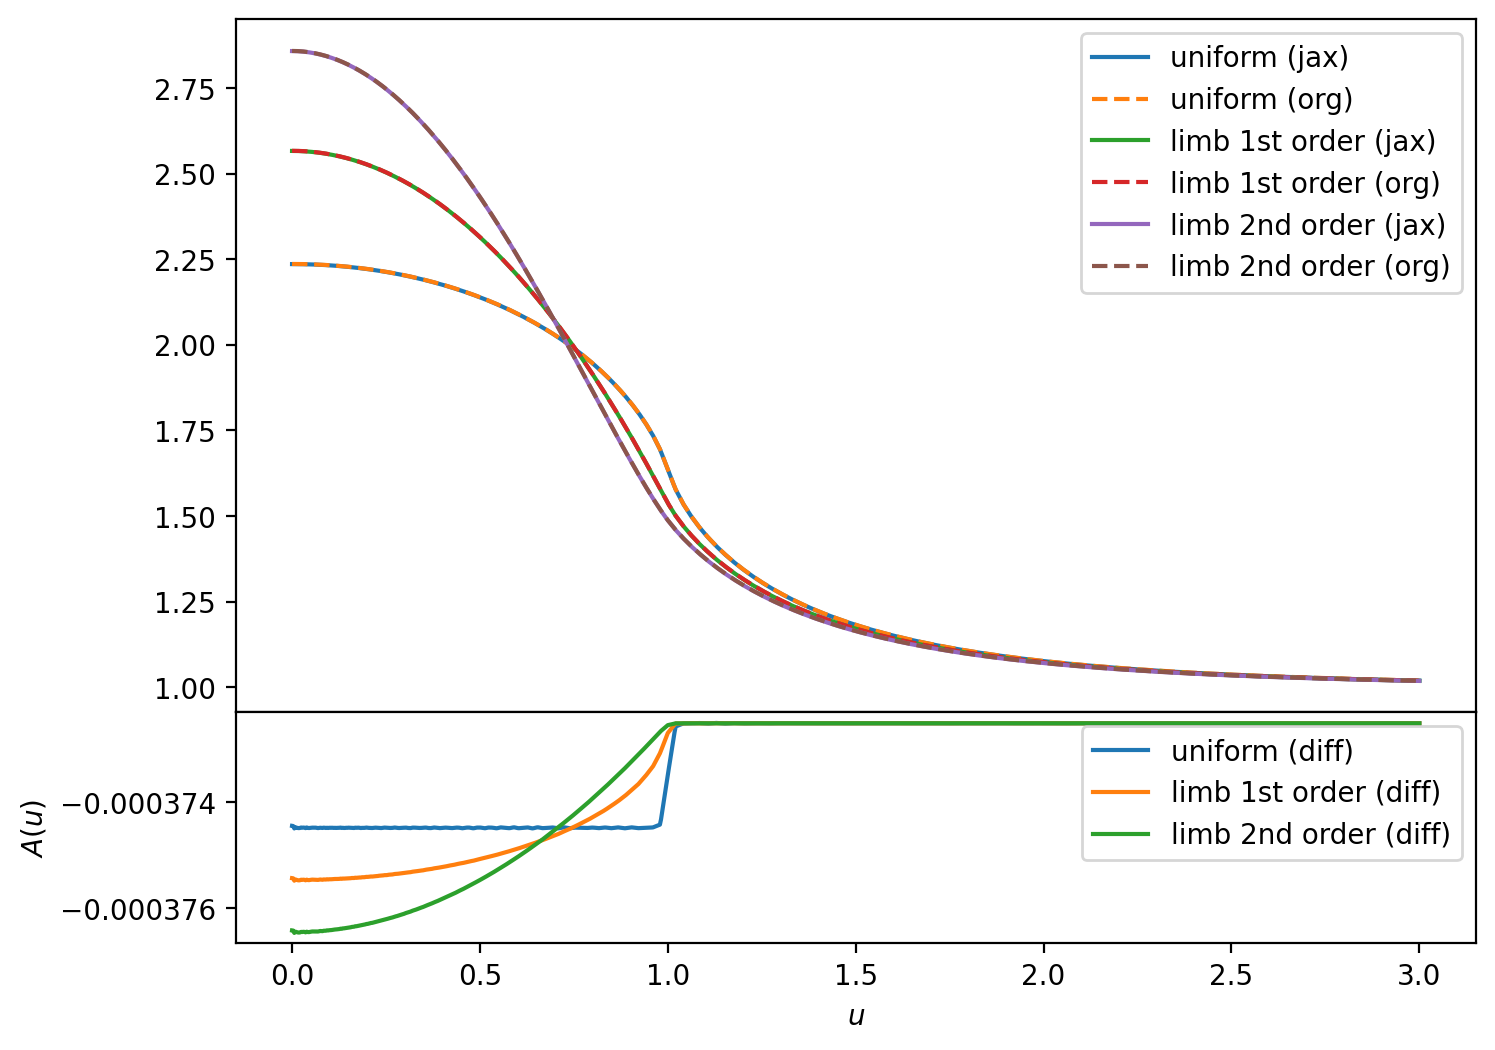

Generate this figure with Python:
import numpy as np
import jax.numpy as jnp
import matplotlib.pyplot as plt
import jax
from microjax.fastlens.mag_fft_jax import magnification_disk, magnification_limb1,magnification_limb2
from microjax.fastlens.special import ellipk, ellipe
jax.config.update("jax_enable_x64", True)
from microjax.fastlens.mag_fft import magnification_disk as magnification_disk_org 
from microjax.fastlens.mag_fft import magnification_limb as magnification_limb_org 

mag_disk = magnification_disk()
mag_limb1= magnification_limb1()
mag_limb2= magnification_limb2()

mag_disk_org = magnification_disk_org()
mag_limb1_org = magnification_limb_org(1)
mag_limb2_org = magnification_limb_org(2)

rho = 1.0
u = jnp.linspace(1e-4, 3.0 ,1000)
a_disk = mag_disk.A(u, rho)
a_limb1 = mag_limb1.A(u, rho)
a_limb2 = mag_limb2.A(u, rho)

a_disk_org = mag_disk_org.A(u,rho)
a_limb1_org = mag_limb1_org.A(u,rho)
a_limb2_org = mag_limb2_org.A(u,rho)

mosaic="""
AAAAAA
AAAAAA
AAAAAA
BBBBBB
"""
fig,ax = plt.subplot_mosaic(figsize=(8,6),mosaic=mosaic)
fig.subplots_adjust(hspace=0.0)
ax["A"].plot(u, a_disk,label="uniform (jax)")
ax["A"].plot(u, a_disk_org,"--",label="uniform (org)")
ax["A"].plot(u, a_limb1,label="limb 1st order (jax)")
ax["A"].plot(u, a_limb1_org,"--",label="limb 1st order (org)")
ax["A"].plot(u, a_limb2,label="limb 2nd order (jax)")
ax["A"].plot(u, a_limb2_org,"--",label="limb 2nd order (org)")
ax["B"].plot(u, a_disk-a_disk_org,label="uniform (diff)")
ax["B"].plot(u, a_limb1-a_limb1_org,label="limb 1st order (diff)")
ax["B"].plot(u, a_limb2-a_limb2_org,label="limb 2nd order (diff)")
#ax["B"].set_ylim(-1e-11,1e-11)
ax["B"].set_xlabel(r'$u$')
ax["B"].set_ylabel(r'$A(u)$')
ax["A"].legend()
ax["B"].legend()
plt.savefig("tests/magfft/test_usage.png",dpi=200,bbox_inches="tight")
plt.close()

"""
k = mag_disk.k
apk = mag_disk.apk
plt.figure()
plt.xlabel(r'$k$')
plt.ylabel(r'$s(k)$')
plt.loglog(k, apk*k**2*mag_disk.sk(k, rho) )
plt.loglog(k, apk*k**2*mag_limb1.sk(k, rho) )
plt.loglog(k, apk*k**2*mag_limb2.sk(k, rho) )
plt.show()
"""
